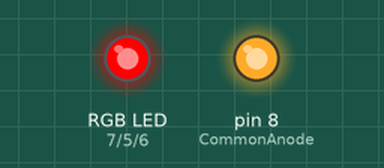
Bench run of a sketch on a simulated Arduino Uno, built with avr-gcc and run on an emulated ATmega328P. On the bench: an RGB LED mixed from three pins (HIGH = lit), output pins drawn as LEDs (lit = HIGH).

Above: at 0.1 s.
Timing chart, 0 to 1.6 s (numbered marks = the images above):
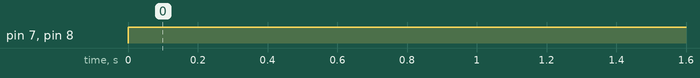

The sketch:

RGB_LED_CommonAnode.ino
```cpp
int redPin = 7;
int greenPin = 5 ;
int bluePin = 6 ;
int CommonAnode =8 ;

void setup() {
  // put your setup code here, to run once:

  Serial.begin(9600);
  pinMode(bluePin,OUTPUT);
  pinMode(greenPin,OUTPUT);
  pinMode(redPin,OUTPUT);
  pinMode(CommonAnode,OUTPUT);
}

void loop() {
  // put your main code here, to run repeatedly:
    digitalWrite(CommonAnode,HIGH);
    digitalWrite(greenPin,LOW);
    digitalWrite(bluePin,LOW);
    digitalWrite(redPin,HIGH);

}
```

Measured:
- by itself, pin 7 (redPin), pin 8 (CommonAnode): LOW → HIGH at 0.00 s
